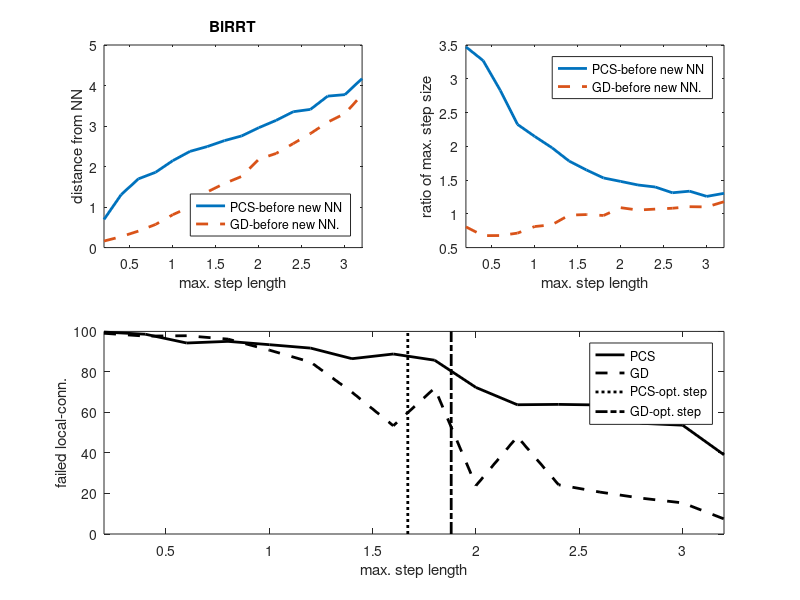

Here is the MATLAB script that generated this plot:
% In this experiment I test the projection distance and the possible fix by
% assigning a new nearest neighbor.
% are:
% Vector c_start = {1.6581, 0.17453, 0.17453, 0.17453, -0.034907, -0.17453, -0.17453, -0.5236, -0.69813, -0.5236, -0.87266, -0.17453, 0.087266, 0.34907, 0.17453, 0.17453, 0.17453, 0.18147, -0.80904, 2.4791};
% Vector c_goal = {-2.1293, 0.34907, 0.5236, 0.5236, 0.69813, 0.61087, 0.61087, -0.17453, -0.7854, -0.5236, -0.34907, 0.5236, 0.7854, 0.7854, 0.2618, 0.43633, -0.17453, -1.2474, 1.2172, 5.0836}; // 4 obs
% This while benchmarking the maximum step distance.
% Tested with BiRRT planner
% last updated: 08/31/17

clear all
clc

%%
D1 = load('test_BiRRT_PCS_projDist.txt');

D = D1;

rd = sort(unique(D(:,3)));

for i = 1:length(rd)
    M = D(D(:,3)==rd(i), :);
    dd1(i) = mean(M(:,1)); % distance before projection
    dd2(i) = mean(M(:,2)); % distance after projection
    sd(i) = sum(M(:,4))/size(M,1);
end


%%
D2 = load('test_BiRRT_GD_projDist.txt');

D = D2;

rg = sort(unique(D(:,3)));

for i = 1:length(rg)
    M = D(D(:,3)==rg(i), :);
    dg1(i) = mean(M(:,1)); % distance before projection
    dg2(i) = mean(M(:,2)); % distance after projection
    sg(i) = sum(M(:,4))/size(M,1);
end

%%
lim = [1.67 1.88];

%%

figure(1)
subplot(221)
plot(rd, dd2,'-','linewidth',2);
hold on
plot(rg, dg2,'--','linewidth',2);
hold off
legend('PCS-before new NN','GD-before new NN.','location','southeast');
xlabel('max. step length');
ylabel('distance from NN');
xlim([min([rd; rg]) max([rd; rg])]);
title('BiRRT');

subplot(222)
plot(rd, dd2./rd','-','linewidth',2);
hold on
plot(rg, dg2./rd','--','linewidth',2);
hold off
xlabel('max. step length');
ylabel('ratio of max. step size');
legend('PCS-before new NN','GD-before new NN.');
xlim([min([rd; rg]) max([rd; rg])]);

subplot(2,2,3:4)
plot(rd, sd*100, '-k','linewidth',2);
hold on
plot(rg, sg*100, '--k','linewidth',2);
plot(lim(1)*[1 1], ylim,':k','linewidth',2);
plot(lim(2)*[1 1], ylim,'-.k','linewidth',2);
hold off
xlabel('max. step length');
ylabel('failed local-conn.');
legend('PCS','GD','PCS-opt. step','GD-opt. step');
xlim([min([rd; rg]) max([rd; rg])]);
